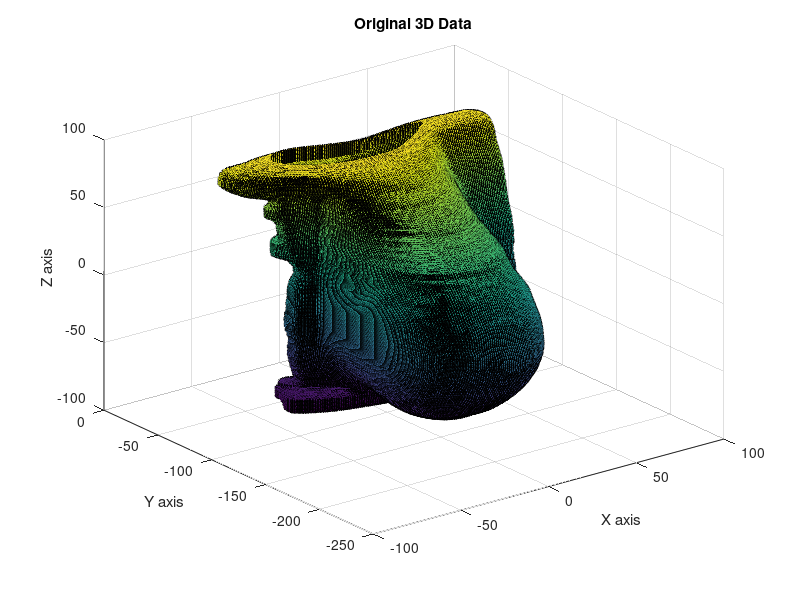

This figure's MATLAB source: (Note: this script raises an error after producing the figure.)
%%Breast MRI Processing Script 9/6/13
% Kyle Cutler
%% Load data
clear
clc
load 3dDataTom.mat
vertices = meshBrt.vertices;
faces = meshBrt.faces;
clear meshBrt

% %Plot Original Data
trisurf(faces,vertices(:,1),vertices(:,2),vertices(:,3));
% trimesh(faces,vertices(:,1),vertices(:,2),vertices(:,3));
title('Original 3D Data'),xlabel('X axis'), ylabel('Y axis'), zlabel('Z axis')

%% Subselection of Data
% Bounds [lowerX upperX lowerY upperY lowerZ upperZ]
% Note that data in Y and Z switched in some sets
bounds = [-20 20 -220 -180 -20 20];
[subVertices,subFaces,interVertices,interFaces,inter2Faces,vertNumbers] = meshSelection(vertices,faces,bounds);

% %Plot Subselection
% trisurf(subFaces,subVertices(:,1),subVertices(:,2),subVertices(:,3));
% title('Subsampled Section'),xlabel('X axis'), ylabel('Y axis'), zlabel('Z axis')

%% Place measurement points with mouse
% Make sure to export cursor points at cursor_info
trisurf(subFaces,subVertices(:,1),subVertices(:,2),subVertices(:,3));
title('Subsampled Section'),xlabel('X axis'), ylabel('Y axis'), zlabel('Z axis')
%% Exp1

    for i=1:length(cursor_info)
        locationMatch=cursor_info(1,i).Position;
        a = (subVertices(:,1)==locationMatch(1));
        if sum(a) > 1
            b = subVertices(:,2)==locationMatch(2);
            if sum(b) > 1
                c = subVertices(:,3)==locationMatch(3);
                if sum(c) > 1
                    index(i)=max(find(c));
                else
                    index(i)=find(c);
                end
            else
                index(i)=find(b);
            end
        else
            index(i)=find(a);
        end
    end
    
    
    % To be taken out later when real data is available
    % Assign random values to measurement points
    values=rand(length(cursor_info),1);
    indexValues=zeros(length(subVertices),1);
    indexValues(index)=values;
    
    % Use measured points to make a nearest neighbor interpolation on mesh
    F = scatteredInterpolant(subVertices(index,1),subVertices(index,2),subVertices(index,3),indexValues(index),'nearest');
    
    % Apply interpolation to entire subsection of mesh
    Vq=F(subVertices(:,1),subVertices(:,2),subVertices(:,3));

%% Measurement and Scattered Interpolant Method
% F = scatteredInterpolant(x,y,z,v) creates 3D interpolant v = F(x,y,z)
% if exist('cursor_info','var') == 0;
%     load saved_cursor.mat
% else
% end
    % Match up mouse input with mesh elements
    for i=1:length(cursor_info)
        locationMatch=cursor_info(1,i).Position;
        a = (subVertices(:,1)==locationMatch(1));
        if sum(a) > 1
            b = subVertices(:,2)==locationMatch(2);
            if sum(b) > 1
                c = subVertices(:,3)==locationMatch(3);
                if sum(c) > 1
                    index(i)=max(find(c));
                else
                    index(i)=find(c);
                end
            else
                index(i)=find(b);
            end
        else
            index(i)=find(a);
        end
    end
    
    
    % To be taken out later when real data is available
    % Assign random values to measurement points
    values=10*rand(length(cursor_info),1);
    indexValues=zeros(length(subVertices),1);
    indexValues(index)=values;
    
    % Use measured points to make a nearest neighbor interpolation on mesh
    F = scatteredInterpolant(subVertices(index,1),subVertices(index,2),subVertices(index,3),indexValues(index),'nearest');
    
    % Apply interpolation to entire subsection of mesh
    Vq=F(subVertices(:,1),subVertices(:,2),subVertices(:,3));
% %Plot measurement points
% close all
% trisurf(subFaces,subVertices(:,1),subVertices(:,2),subVertices(:,3),indexValues);
% title('Subsampled Section with point measurements'),xlabel('X axis'), ylabel('Y axis'), zlabel('Z axis')

% %Plot interpolant of subsection
% figure
% trisurf(subFaces,subVertices(:,1),subVertices(:,2),subVertices(:,3),Vq);
% title('Subsampled Section with expanded area measurements'),xlabel('X axis'), ylabel('Y axis'), zlabel('Z axis')

%Plot subsection and original dataset
clear C
C=zeros(length(vertices),1);
for i=1:length(vertices)
    if vertices(i,2) <= -140
        if vertices(i,3) >= -10 && vertices(i,3) <= 15
            if vertices(i,1) >= 10 && vertices(i,1) <= 25
                C(i,1)= 0;
            else
            end
        else
        end
    else
    C(i,1)= 0;
    end    
end
%%
figure;
hold on
trisurf(faces,vertices(:,1),vertices(:,2),vertices(:,3),C)
trisurf(subFaces,subVertices(:,1),subVertices(:,2),subVertices(:,3),Vq);
title('Subsampled Section overlay onto full dataset'),xlabel('X axis'), ylabel('Y axis'), zlabel('Z axis')
hold off

figure;
hold on
trimesh(faces,vertices(:,1),vertices(:,2),vertices(:,3),C)
trimesh(subFaces,subVertices(:,1),subVertices(:,2),subVertices(:,3),Vq);
title('Subsampled Section overlay onto full dataset'),xlabel('X axis'), ylabel('Y axis'), zlabel('Z axis')
hold off

figure;
hold on 
trisurf(faces,vertices(:,1),vertices(:,2),vertices(:,3),C)
trimesh(subFaces,subVertices(:,1),subVertices(:,2),subVertices(:,3),Vq);
title('Subsampled Section overlay onto full dataset'),xlabel('X axis'), ylabel('Y axis'), zlabel('Z axis')
hold off
%%
figure;
hold on
trimesh(faces,vertices(:,1),vertices(:,2),vertices(:,3),C)
trisurf(subFaces,subVertices(:,1),subVertices(:,2),subVertices(:,3),Vq);
title('Subsampled Section overlay onto full dataset'),xlabel('X axis'), ylabel('Y axis'), zlabel('Z axis')
hold off
%% Experimental

%{ 

%Everything greater than -140 in Y = 0
%TOI ranges from 0 - 10 with highest values at tumor

% clear xver yver zver
% subsampleFactor=5;
% j=1;
% for i=1:subsampleFactor:length(vertices)
%     xver(j,1)=vertices(i,1);
%     yver(j,1)=vertices(i,2);
%     zver(j,1)=vertices(i,3); 
%     j=j+1;
% end
% for i=1:subsampleFactor:length(faces)
%     newfaces(j,:)=faces(i,:);
%     j=j+1;
% end
% 
% 
% Vq = F(xver,yver,zver);
% % mesh(xver,yver,zver,Vq);
% triver = delaunay(xver,yver,zver);
% trisurf(triver,xver,yver,zver,Vq);

% %F = scatterInterpolant(vertices(:,1),vertices(:,2),vertices(:,3),vertices(:,3)*10);
% %VI = interp3(values,vertices(:,1),vertices(:,2),vertices(:,3));
% C=vertices(:,2)/min(vertices(:,2));
% F = TriScatteredInterp(vertices(:,1),vertices(:,2),vertices(:,3),C);
% 
% trimesh(faces,vertices(:,1),vertices(:,2),vertices(:,3));
% figure;
% trimesh(faces,vertices(:,1),vertices(:,2),vertices(:,3),F.V);
%}